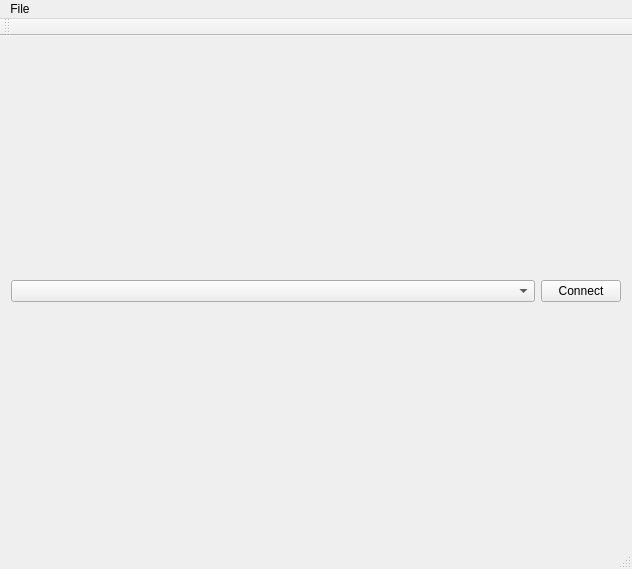
<?xml version="1.0" encoding="UTF-8"?>
<ui version="4.0">
 <class>MainWindow</class>
 <widget class="QMainWindow" name="MainWindow">
  <property name="geometry">
   <rect>
    <x>0</x>
    <y>0</y>
    <width>632</width>
    <height>569</height>
   </rect>
  </property>
  <property name="windowTitle">
   <string>MainWindow</string>
  </property>
  <widget class="QWidget" name="centralWidget">
   <layout class="QVBoxLayout" name="verticalLayout">
    <item>
     <layout class="QHBoxLayout" name="horizontalLayout">
      <item>
       <widget class="QComboBox" name="cmbSerialPort"/>
      </item>
      <item>
       <widget class="QPushButton" name="btnConnect">
        <property name="sizePolicy">
         <sizepolicy hsizetype="Fixed" vsizetype="Fixed">
          <horstretch>0</horstretch>
          <verstretch>0</verstretch>
         </sizepolicy>
        </property>
        <property name="text">
         <string>Connect</string>
        </property>
       </widget>
      </item>
     </layout>
    </item>
   </layout>
  </widget>
  <widget class="QMenuBar" name="menuBar">
   <property name="geometry">
    <rect>
     <x>0</x>
     <y>0</y>
     <width>632</width>
     <height>21</height>
    </rect>
   </property>
   <widget class="QMenu" name="menuFile">
    <property name="title">
     <string>File</string>
    </property>
    <addaction name="actionExit"/>
   </widget>
   <addaction name="menuFile"/>
  </widget>
  <widget class="QToolBar" name="mainToolBar">
   <attribute name="toolBarArea">
    <enum>TopToolBarArea</enum>
   </attribute>
   <attribute name="toolBarBreak">
    <bool>false</bool>
   </attribute>
  </widget>
  <widget class="QStatusBar" name="statusBar"/>
  <action name="actionExit">
   <property name="text">
    <string>Exit</string>
   </property>
  </action>
 </widget>
 <layoutdefault spacing="6" margin="11"/>
 <resources/>
 <connections/>
</ui>
